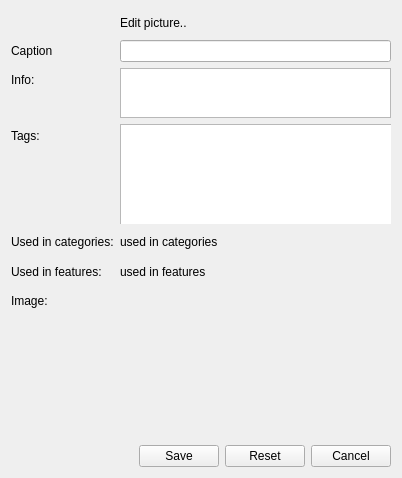
<?xml version="1.0" encoding="UTF-8"?>
<ui version="4.0">
 <class>picture_edit_form</class>
 <widget class="QWidget" name="picture_edit_form">
  <property name="geometry">
   <rect>
    <x>0</x>
    <y>0</y>
    <width>402</width>
    <height>478</height>
   </rect>
  </property>
  <property name="windowTitle">
   <string>Edit picture</string>
  </property>
  <property name="initAction" stdset="0">
   <string>read</string>
  </property>
  <property name="id" stdset="0">
   <string notr="true">{global.id}</string>
  </property>
  <property name="doctype" stdset="0">
   <string notr="true">PictureRequest.simpleForm</string>
  </property>
  <property name="rootelement" stdset="0">
   <string>picture</string>
  </property>
  <layout class="QFormLayout" name="formLayout">
   <property name="fieldGrowthPolicy">
    <enum>QFormLayout::AllNonFixedFieldsGrow</enum>
   </property>
   <item row="1" column="0">
    <widget class="QLabel" name="label_caption">
     <property name="text">
      <string>Caption</string>
     </property>
     <property name="buddy">
      <cstring>caption</cstring>
     </property>
    </widget>
   </item>
   <item row="1" column="1">
    <widget class="QLineEdit" name="caption">
     <property name="initialFocus" stdset="0">
      <bool>true</bool>
     </property>
    </widget>
   </item>
   <item row="2" column="0">
    <widget class="QLabel" name="label_info">
     <property name="text">
      <string>Info:</string>
     </property>
     <property name="buddy">
      <cstring>info</cstring>
     </property>
    </widget>
   </item>
   <item row="2" column="1">
    <widget class="QPlainTextEdit" name="info">
     <property name="maximumSize">
      <size>
       <width>16777215</width>
       <height>50</height>
      </size>
     </property>
    </widget>
   </item>
   <item row="3" column="0">
    <widget class="QLabel" name="label_tag">
     <property name="text">
      <string>Tags:</string>
     </property>
    </widget>
   </item>
   <item row="3" column="1">
    <widget class="QGroupBox" name="tagwrap">
     <property name="enabled">
      <bool>true</bool>
     </property>
     <property name="minimumSize">
      <size>
       <width>0</width>
       <height>100</height>
      </size>
     </property>
     <property name="title">
      <string/>
     </property>
     <property name="flat">
      <bool>true</bool>
     </property>
     <property name="checkable">
      <bool>false</bool>
     </property>
     <widget class="QTreeWidget" name="tag">
      <property name="geometry">
       <rect>
        <x>0</x>
        <y>0</y>
        <width>311</width>
        <height>101</height>
       </rect>
      </property>
      <property name="selectionMode">
       <enum>QAbstractItemView::MultiSelection</enum>
      </property>
      <property name="headerHidden">
       <bool>true</bool>
      </property>
      <property name="expandsOnDoubleClick">
       <bool>false</bool>
      </property>
      <property name="doctype" stdset="0">
       <string>TagHierarchyRequest.simpleform</string>
      </property>
      <property name="rootelement" stdset="0">
       <string>tag</string>
      </property>
      <property name="action" stdset="0">
       <string notr="true">read</string>
      </property>
      <column>
       <property name="text">
        <string>tag</string>
       </property>
      </column>
     </widget>
    </widget>
   </item>
   <item row="6" column="0">
    <widget class="QLabel" name="label_image">
     <property name="text">
      <string>Image:</string>
     </property>
    </widget>
   </item>
   <item row="6" column="1">
    <widget class="PictureChooser" name="image" native="true">
     <property name="minimumSize">
      <size>
       <width>0</width>
       <height>150</height>
      </size>
     </property>
     <property name="state" stdset="0">
      <string notr="true">{global.lastPictureDir}</string>
     </property>
    </widget>
   </item>
   <item row="9" column="0" colspan="2">
    <layout class="QHBoxLayout" name="horizontalLayout_2">
     <item>
      <spacer name="horizontalSpacer">
       <property name="orientation">
        <enum>Qt::Horizontal</enum>
       </property>
       <property name="sizeHint" stdset="0">
        <size>
         <width>40</width>
         <height>20</height>
        </size>
       </property>
      </spacer>
     </item>
     <item>
      <widget class="QPushButton" name="save">
       <property name="text">
        <string>Save</string>
       </property>
       <property name="rootelement" stdset="0">
        <string notr="true">picture</string>
       </property>
       <property name="doctype" stdset="0">
        <string notr="true">Picture.simpleform</string>
       </property>
       <property name="action" stdset="0">
        <string notr="true">update</string>
       </property>
       <property name="form" stdset="0">
        <string notr="true">pictures</string>
       </property>
       <property name="id" stdset="0">
        <string notr="true">{global.id}</string>
       </property>
       <property name="global.lastPictureDir" stdset="0">
        <string>{image.state}</string>
       </property>
      </widget>
     </item>
     <item>
      <widget class="QPushButton" name="reset">
       <property name="text">
        <string>Reset</string>
       </property>
       <property name="doctype" stdset="0">
        <string notr="true">PictureRequest.simpleform</string>
       </property>
       <property name="rootelement" stdset="0">
        <string notr="true">picture</string>
       </property>
       <property name="action" stdset="0">
        <string notr="true">read</string>
       </property>
       <property name="id" stdset="0">
        <string notr="true">{global.id}</string>
       </property>
      </widget>
     </item>
     <item>
      <widget class="QPushButton" name="cancel">
       <property name="text">
        <string>Cancel</string>
       </property>
       <property name="form" stdset="0">
        <string notr="true">pictures</string>
       </property>
      </widget>
     </item>
    </layout>
   </item>
   <item row="4" column="0">
    <widget class="QLabel" name="label_used_in_categories">
     <property name="text">
      <string>Used in categories:</string>
     </property>
    </widget>
   </item>
   <item row="5" column="0">
    <widget class="QLabel" name="label_used_in_features">
     <property name="text">
      <string>Used in features:</string>
     </property>
    </widget>
   </item>
   <item row="4" column="1">
    <widget class="QLabel" name="used_categories">
     <property name="text">
      <string>used in categories</string>
     </property>
    </widget>
   </item>
   <item row="5" column="1">
    <widget class="QLabel" name="used_features">
     <property name="text">
      <string>used in features</string>
     </property>
    </widget>
   </item>
   <item row="0" column="0">
    <widget class="QLabel" name="label">
     <property name="text">
      <string/>
     </property>
     <property name="pixmap">
      <pixmap resource="../qtclient.qrc">:/images/picture_edit.png</pixmap>
     </property>
    </widget>
   </item>
   <item row="0" column="1">
    <widget class="QLabel" name="label_2">
     <property name="text">
      <string>Edit picture..</string>
     </property>
    </widget>
   </item>
  </layout>
 </widget>
 <customwidgets>
  <customwidget>
   <class>PictureChooser</class>
   <extends>QWidget</extends>
   <header>PictureChooser.hpp</header>
  </customwidget>
 </customwidgets>
 <tabstops>
  <tabstop>caption</tabstop>
  <tabstop>info</tabstop>
  <tabstop>tag</tabstop>
  <tabstop>image</tabstop>
  <tabstop>save</tabstop>
  <tabstop>reset</tabstop>
  <tabstop>cancel</tabstop>
 </tabstops>
 <resources>
  <include location="../qtclient.qrc"/>
  <include location="../resources/configurator.qrc"/>
 </resources>
 <connections/>
</ui>
